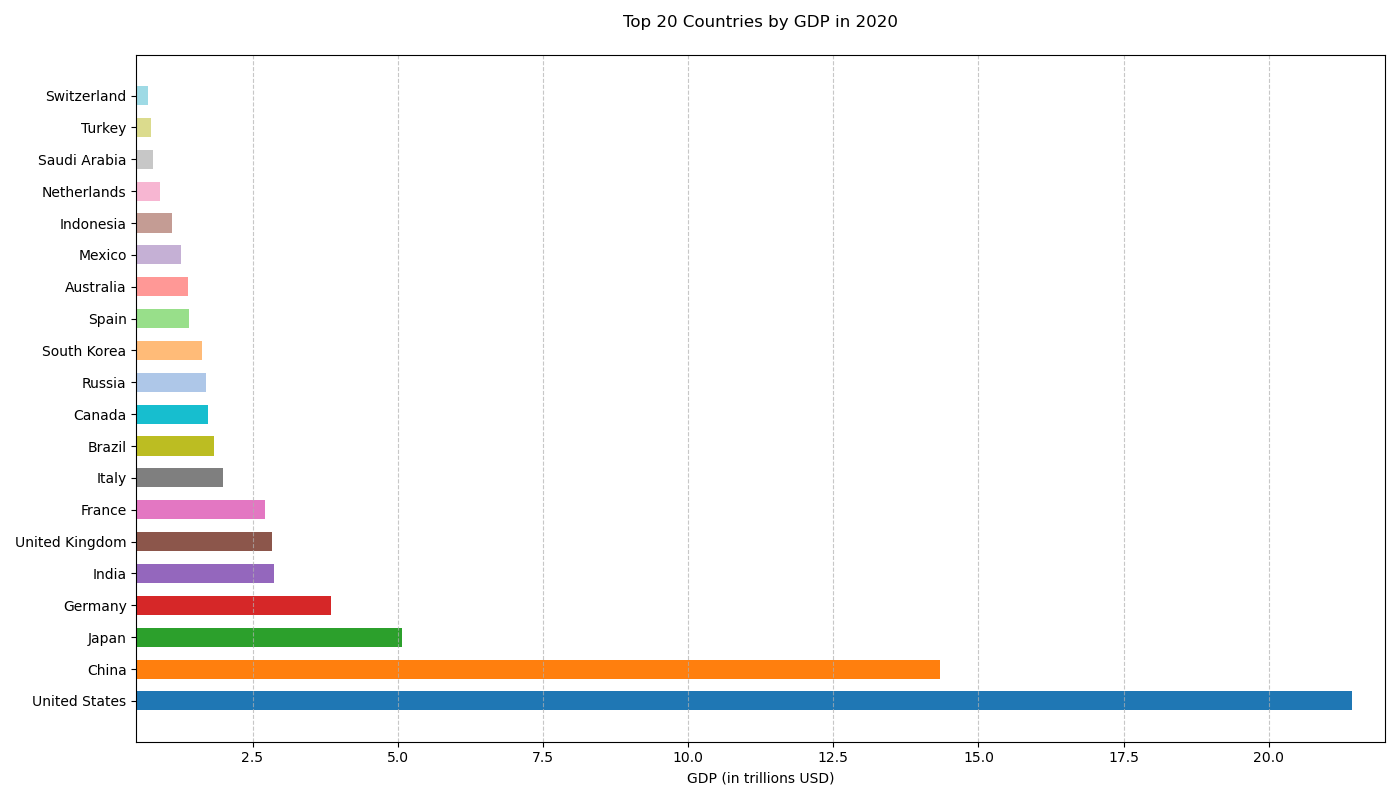

The Python source for this figure:

import matplotlib.pyplot as plt

# Data
countries = ['United States', 'China', 'Japan', 'Germany', 'India',
             'United Kingdom', 'France', 'Italy', 'Brazil', 'Canada',
             'Russia', 'South Korea', 'Spain', 'Australia', 'Mexico',
             'Indonesia', 'Netherlands', 'Saudi Arabia', 'Turkey', 'Switzerland']
gdp = [21.43, 14.34, 5.08, 3.86, 2.87,
       2.83, 2.72, 2.00, 1.84, 1.74,
       1.70, 1.63, 1.40, 1.39, 1.27,
       1.12, 0.91, 0.79, 0.76, 0.70]

# Create horizontal bar chart
plt.figure(figsize=(14, 8))  # Change width and height of the chart
colors = ['#1f77b4', '#ff7f0e', '#2ca02c', '#d62728', '#9467bd',
          '#8c564b', '#e377c2', '#7f7f7f', '#bcbd22', '#17becf',
          '#aec7e8', '#ffbb78', '#98df8a', '#ff9896', '#c5b0d5',
          '#c49c94', '#f7b6d2', '#c7c7c7', '#dbdb8d', '#9edae5']

plt.barh(countries, gdp, color=colors, height=0.6)  # Change direction of chart and bar width

# Customizing the plot
plt.xlabel('GDP (in trillions USD)')
plt.title('Top 20 Countries by GDP in 2020', pad=20)
plt.grid(axis='x', linestyle='--', alpha=0.7)
plt.xlim(0.5, 22)  # Set y-axis limits to truncate the chart

plt.tight_layout()
plt.show()
